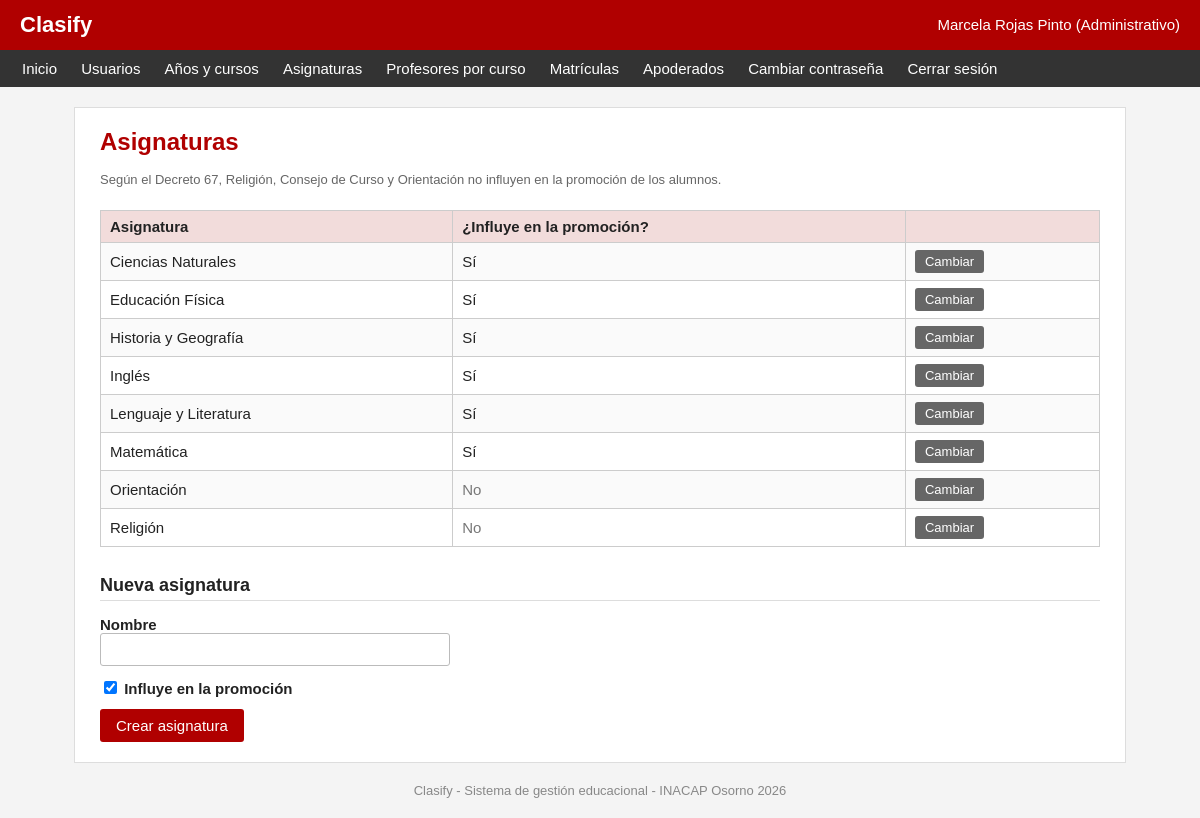
Page /admin/asignaturas.php (signed in) on the committed database.
### tables this page shows
CREATE TABLE asignatura (
    id_asignatura INT AUTO_INCREMENT PRIMARY KEY,
    nombre VARCHAR(60) NOT NULL UNIQUE,
    influye_promocion TINYINT(1) NOT NULL DEFAULT 1
);

### includes/funciones.php (called while the page is built, shortened)
<?php
function limpiar($texto)
{
    return htmlspecialchars($texto, ENT_QUOTES, "UTF-8");
}

### admin/asignaturas.php (the view, shortened to what this page needs)
<?php
require_once "../includes/sesion.php";
$asignaturas = mysqli_query($conexion, "SELECT * FROM asignatura ORDER BY nombre");
include "../includes/cabecera.php";
?>
<p class="ayuda">Según el Decreto 67, Religión, Consejo de Curso y Orientación no influyen en la promoción de los alumnos.</p>
<div class="tabla-contenedor">
<table>
    <tr>
        <th>Asignatura</th>
        <th>¿Influye en la promoción?</th>
        <th></th>
    </tr>
    <?php while ($a = mysqli_fetch_assoc($asignaturas)) { ?>
        <tr>
            <td><?php echo limpiar($a["nombre"]); ?></td>
            <td>
                <?php if ($a["influye_promocion"] == 1) { ?>
                    Sí
                <?php } else { ?>
                    <span class="gris">No</span>
                <?php } ?>
            </td>
            <td>
                <form method="post" style="display: inline;">
                    <button type="submit" class="boton boton-chico boton-gris">Cambiar</button>
                </form>
            </td>
        </tr>
    <?php } ?>
</table>
</div>
<h2>Nueva asignatura</h2>
<form method="post" class="formulario">
    <label>Nombre</label>
    <input type="text" name="nombre">
    <label>
        <input type="checkbox" name="influye" value="1" checked>
        Influye en la promoción
    </label>
    <button type="submit" class="boton">Crear asignatura</button>
</form>
<?php include "../includes/pie.php"; ?>

### css/estilos.css (style rules this page uses)
body { margin: 0; font-family: Arial, Helvetica, sans-serif; font-size: 15px; color: #222222; background-color: #f4f4f4; }
h2 { font-size: 18px; margin-top: 28px; border-bottom: 1px solid #dddddd; padding-bottom: 4px; }
.tabla-contenedor { overflow-x: auto; }
table { border-collapse: collapse; width: 100%; margin-top: 10px; }
th { background-color: #f2dcdb; text-align: left; }
th, td { border: 1px solid #cccccc; padding: 7px 9px; }
tr:nth-child(even) td { background-color: #fafafa; }
.gris { color: #777777; }
form.formulario label { display: block; margin-top: 12px; font-weight: bold; }
input[type=text], input[type=password], input[type=email], input[type=date], input[type=number], select, textarea { padding: 7px; border: 1px solid #bbbbbb; border-radius: 3px; font-size: 15px; max-width: 100%; box-sizing: border-box; }
form.formulario input[type=text], form.formulario input[type=password], form.formulario input[type=email], form.formulario select { width: 350px; }
.boton { display: inline-block; background-color: #b00000; color: white; border: none; padding: 8px 16px; font-size: 15px; border-radius: 3px; text-decoration: none; cursor: pointer; margin-top: 12px; }
.boton-gris { background-color: #666666; }
.boton-chico { padding: 4px 10px; font-size: 13px; margin-top: 0; }
.ayuda { color: #666666; font-size: 13px; }

### rows in the picture
asignatura: nombre "Ciencias Naturales", influye_promocion "Sí"
asignatura: nombre "Educación Física", influye_promocion "Sí"
asignatura: nombre "Historia y Geografía", influye_promocion "Sí"
asignatura: nombre "Inglés", influye_promocion "Sí"
asignatura: nombre "Lenguaje y Literatura", influye_promocion "Sí"
asignatura: nombre "Matemática", influye_promocion "Sí"
asignatura: nombre "Orientación", influye_promocion "No"
asignatura: nombre "Religión", influye_promocion "No"

### other values in the picture
limpiar($_SESSION["nombre"]) "Marcela Rojas Pinto"
nombre_rol($_SESSION["rol"]) "Administrativo"
limpiar($titulo) "Asignaturas"
